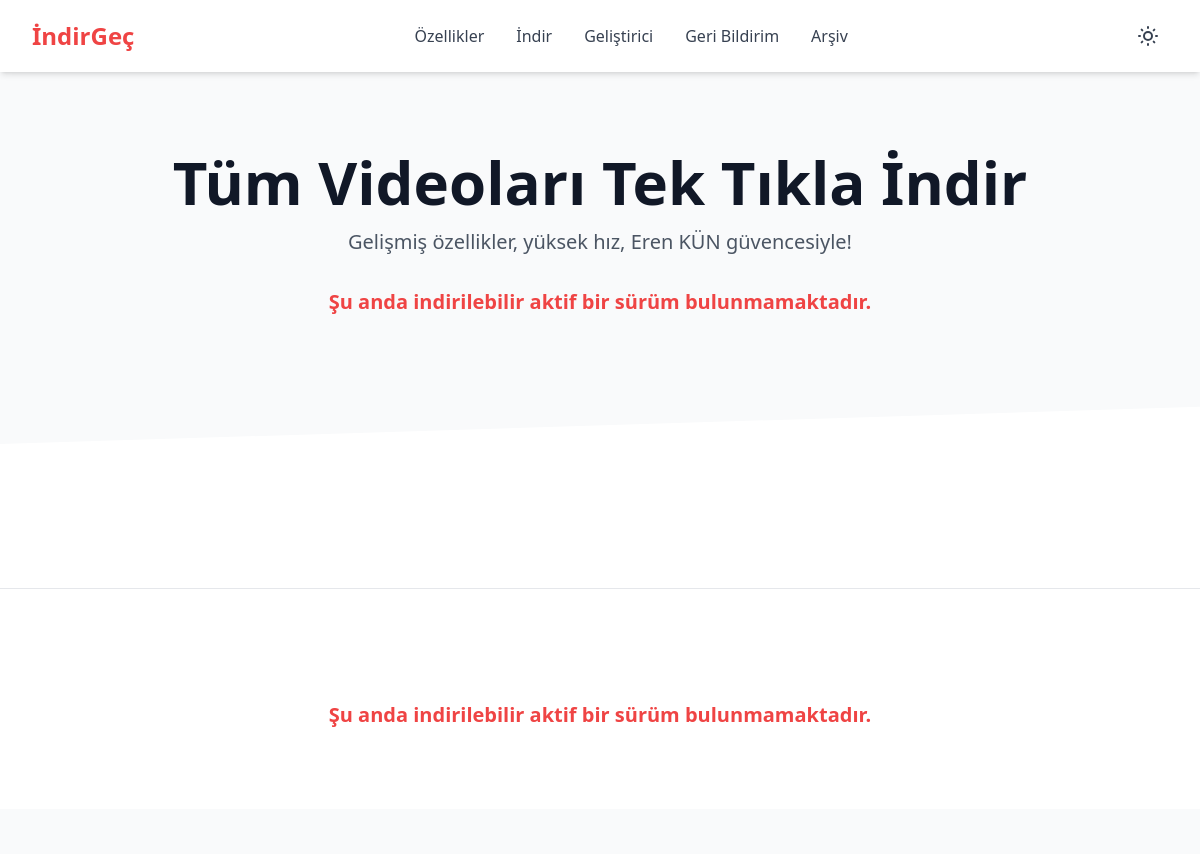
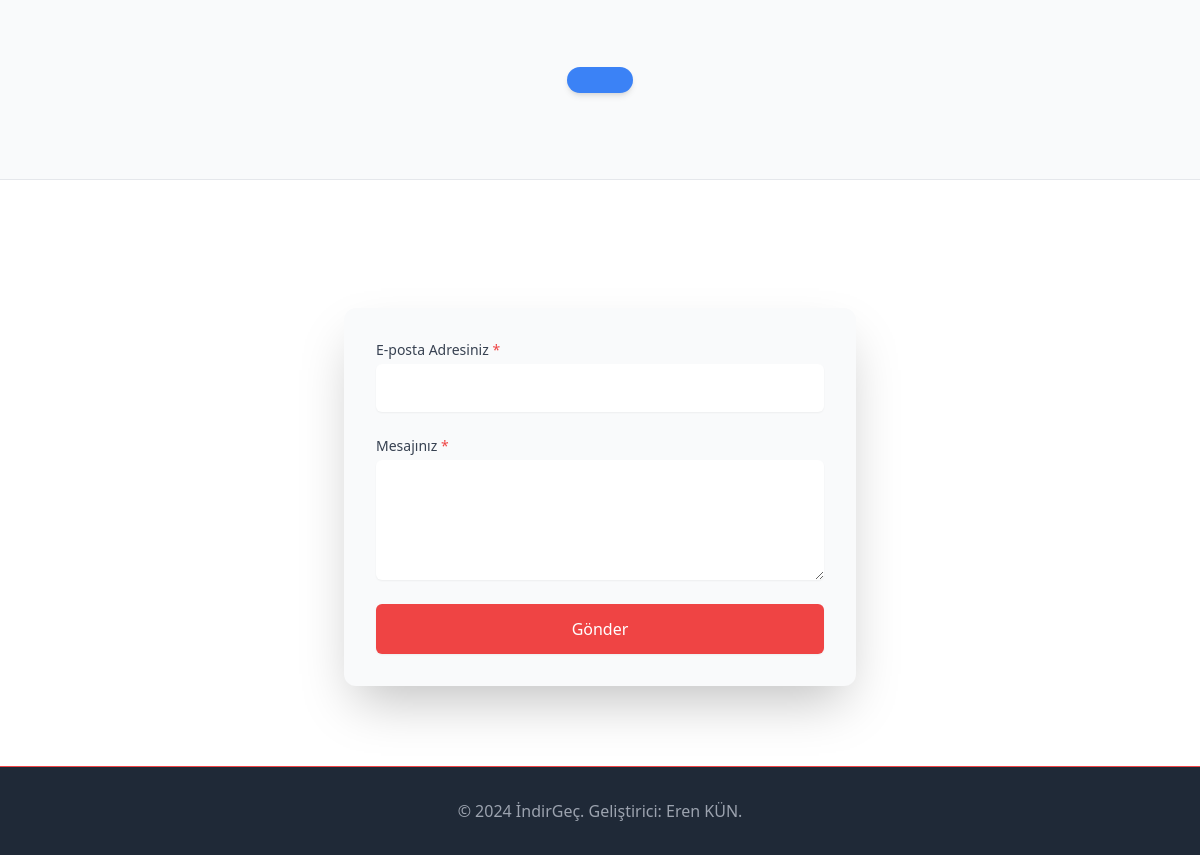
Before: / with the older database file (2 pictures, top to bottom).
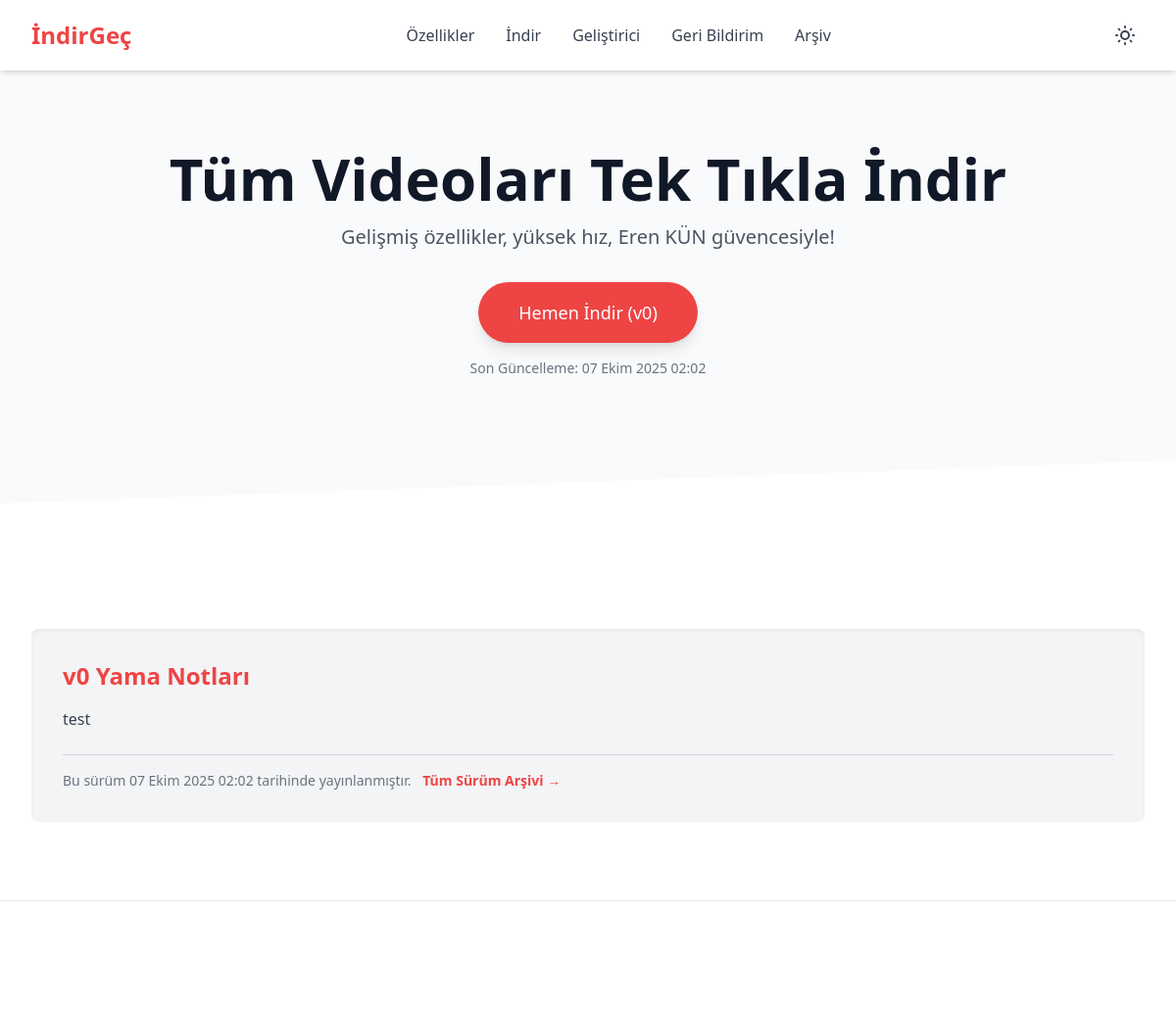
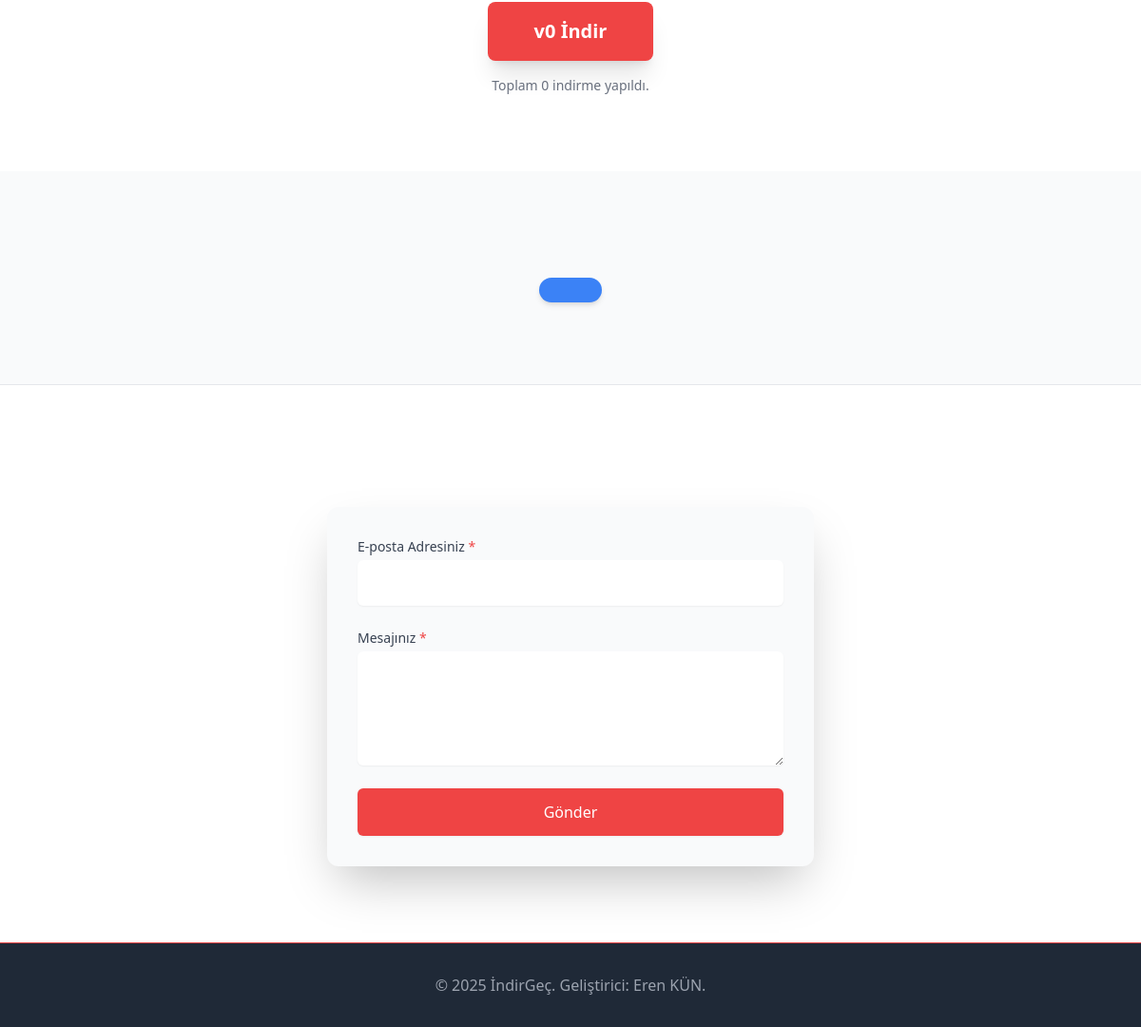
After: the same page with the newer database file (2 pictures, top to bottom).
### app.py (models this page shows)
class SiteContent(db.Model):
    id = db.Column(db.Integer, primary_key=True)
    key_name = db.Column(db.String(100), unique=True, nullable=False)
    content = db.Column(db.Text, nullable=False)

class Version(db.Model):
    id = db.Column(db.Integer, primary_key=True)
    version_number = db.Column(db.String(20), unique=True, nullable=False)
    release_date = db.Column(db.DateTime, default=datetime.utcnow)
    patch_notes = db.Column(db.Text, nullable=False)
    download_url = db.Column(db.String(500), nullable=False)
    is_active = db.Column(db.Boolean, default=True)
    download_count = db.Column(db.Integer, default=0)

### app.py (the view)
@app.route('/')
def index():
    latest_version = Version.query.filter_by(is_active=True).order_by(Version.release_date.desc()).first()
    return render_template('index.html', latest_version=latest_version)

### app.py (called while the page is built)
@app.template_filter('ist_time')
def ist_time_filter(dt, format='medium'):
    if dt is None:
        return ""
    try:
        dt_ist = pytz.utc.localize(dt).astimezone(ISTANBUL_TZ)
        return format_datetime(dt_ist, format='dd MMMM yyyy HH:mm', locale='tr')
    except Exception:
        return dt.strftime('%Y-%m-%d %H:%M')

@app.context_processor
def inject_global_data():
    content_map = {c.key_name: c.content for c in SiteContent.query.all()}
    status = ServiceStatus.query.first()
    app_features = AppFeature.query.order_by(AppFeature.order).all()
    total_downloads = db.session.query(db.func.sum(Version.download_count)).scalar() or 0
    return {
        'site_content': content_map,
        'service_status': status,
        'app_features': app_features,
        'total_downloads': total_downloads
    }

### templates/index.html (shortened to what the changed rows need)
<!DOCTYPE html>
<html lang="tr" class="scroll-smooth">
<head>
    <script src="https://cdn.tailwindcss.com"></script>
</head>
<body class="bg-white dark:bg-gray-900 text-gray-900 dark:text-gray-100 transition-colors duration-300">
    <main>
        <section id="hero" class="pt-20 pb-32 bg-gray-50 dark:bg-gray-800 slider-clip">
            <div class="max-w-7xl mx-auto px-4 sm:px-6 lg:px-8 text-center">
                <h1 class="text-5xl md:text-6xl font-extrabold text-gray-900 dark:text-white leading-tight mb-4">{{ site_content['hero_title'] }}</h1>
                <p class="text-xl text-gray-600 dark:text-gray-300 mb-8 max-w-2xl mx-auto">{{ site_content['hero_subtitle'] }}</p>
                {% if latest_version %}
                <a href="{{ url_for('download_file') }}" class="inline-flex items-center justify-center px-8 py-3 border border-transparent text-base font-medium rounded-full shadow-lg text-white accent-color hover:bg-red-600 md:py-4 md:text-lg md:px-10 transition-transform transform hover:scale-105">
                    Hemen İndir (v{{ latest_version.version_number }})
                </a>
                <p class="mt-4 text-sm text-gray-500 dark:text-gray-400">Son Güncelleme: {{ latest_version.release_date | ist_time }}</p>
                {% else %}
                <p class="mt-4 text-xl text-red-500 font-semibold">Şu anda indirilebilir aktif bir sürüm bulunmamaktadır.</p>
                {% endif %}
            </div>
        </section>
        <section id="features" class="py-20 bg-white dark:bg-gray-900 -mt-20">
            <div class="max-w-7xl mx-auto px-4 sm:px-6 lg:px-8">
                {% if latest_version %}
                <div class="mt-16 bg-gray-100 dark:bg-gray-800 p-8 rounded-lg shadow-inner">
                    <h3 class="text-2xl font-bold accent-text mb-4">v{{ latest_version.version_number }} Yama Notları</h3>
                    <div class="prose dark:prose-invert max-w-none text-gray-700 dark:text-gray-300">
                        {{ latest_version.patch_notes | safe }}
                    </div>
                    <div class="mt-6 pt-4 border-t border-gray-300 dark:border-gray-700 text-sm text-gray-500 dark:text-gray-400">
                        Bu sürüm {{ latest_version.release_date | ist_time }} tarihinde yayınlanmıştır.
                        <a href="{{ url_for('version_archive') }}" class="accent-text hover:text-red-600 font-semibold ml-2">Tüm Sürüm Arşivi →</a>
                    </div>
                </div>
                {% endif %}
            </div>
        </section>
        <section id="download" class="py-20 bg-white dark:bg-gray-900 border-t border-gray-200 dark:border-gray-700">
            <div class="max-w-7xl mx-auto px-4 sm:px-6 lg:px-8 text-center">
                {% if latest_version %}
                <div class="flex flex-col sm:flex-row justify-center space-y-4 sm:space-y-0 sm:space-x-6">
                    <a href="{{ url_for('download_file') }}" class="inline-flex items-center justify-center px-12 py-4 border border-transparent text-xl font-bold rounded-lg shadow-xl text-white accent-color hover:bg-red-600 transition-transform transform hover:scale-105">
                        v{{ latest_version.version_number }} İndir
                    </a>
                </div>
                <p class="mt-4 text-sm text-gray-500 dark:text-gray-400">Toplam {{ total_downloads }} indirme yapıldı.</p>
                {% else %}
                <p class="mt-4 text-xl text-red-500 font-semibold">Şu anda indirilebilir aktif bir sürüm bulunmamaktadır.</p>
                {% endif %}
            </div>
        </section>
    </main>
    <footer class="bg-gray-800 dark:bg-gray-900 border-t border-red-500">
        <div class="max-w-7xl mx-auto py-8 px-4 sm:px-6 lg:px-8 text-center text-gray-400 dark:text-gray-500">
            <p>{{ site_content['footer_info'] }}</p>
        </div>
    </footer>
</body>
</html>

Changed rows visible on the page:
added Version: version_number "0", release_date|ist_time "07 Ekim 2025 02:02", patch_notes "test"
changed SiteContent: footer_info "© 2024 İndirGeç. Geliştirici: Eren KÜN." → "© 2025 İndirGeç. Geliştirici: Eren KÜN."
Other visible differences:
{{ total_downloads }}: (not shown) → "0"
text no longer shown: "Şu anda indirilebilir aktif bir sürüm bulunmamaktadır. Şu anda indirilebilir aktif bir sürüm bulunmamaktadır."
text now shown: "Hemen İndir (v ) Son Güncelleme: v Yama Notları Bu sürüm tarihinde yayınlanmıştır. Tüm Sürüm Arşivi → v İndir Toplam indirme yapıldı."
